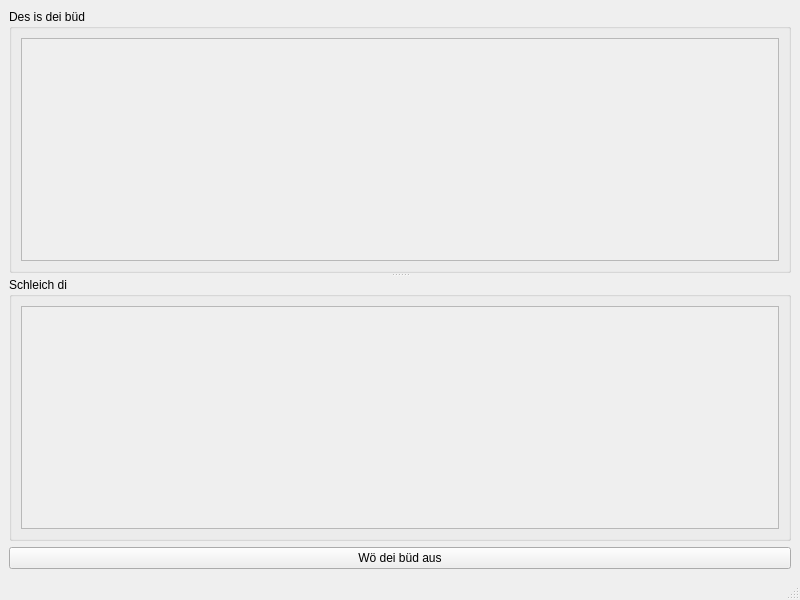
<?xml version="1.0" encoding="UTF-8"?>
<ui version="4.0">
    <class>MainWindow</class>
    <widget class="QMainWindow" name="MainWindow">
        <property name="geometry">
            <rect>
                <x>0</x>
                <y>0</y>
                <width>800</width>
                <height>600</height>
            </rect>
        </property>
        <property name="windowTitle">
            <string>CV Playground</string>
        </property>
        <widget class="QWidget" name="centralwidget">
            <layout class="QGridLayout" name="gridLayout">
                <item row="0" column="0">
                    <widget class="QSplitter" name="splitter">
                        <property name="orientation">
                            <enum>Qt::Vertical</enum>
                        </property>
                        <widget class="QGroupBox" name="groupBox">
                            <property name="title">
                                <string>Des is dei büd</string>
                            </property>
                            <layout class="QGridLayout" name="gridLayout_2">
                                <item row="0" column="0">
                                    <widget class="QScrollArea" name="scrollArea_2">
                                        <property name="widgetResizable">
                                            <bool>true</bool>
                                        </property>
                                        <widget class="QWidget" name="scrollAreaWidgetContents_2">
                                            <property name="geometry">
                                                <rect>
                                                    <x>0</x>
                                                    <y>0</y>
                                                    <width>756</width>
                                                    <height>207</height>
                                                </rect>
                                            </property>
                                            <layout class="QGridLayout" name="gridLayout_4">
                                                <item row="0" column="0">
                                                    <widget class="QLabel" name="initial">
                                                        <property name="text">
                                                            <string/>
                                                        </property>
                                                    </widget>
                                                </item>
                                            </layout>
                                        </widget>
                                    </widget>
                                </item>
                            </layout>
                        </widget>
                        <widget class="QGroupBox" name="groupBox_2">
                            <property name="title">
                                <string>Schleich di</string>
                            </property>
                            <layout class="QGridLayout" name="gridLayout_3">
                                <item row="0" column="0">
                                    <widget class="QScrollArea" name="scrollArea">
                                        <property name="widgetResizable">
                                            <bool>true</bool>
                                        </property>
                                        <widget class="QWidget" name="scrollAreaWidgetContents">
                                            <property name="geometry">
                                                <rect>
                                                    <x>0</x>
                                                    <y>0</y>
                                                    <width>756</width>
                                                    <height>207</height>
                                                </rect>
                                            </property>
                                            <layout class="QGridLayout" name="gridLayout_5">
                                                <item row="0" column="0">
                                                    <widget class="QLabel" name="result">
                                                        <property name="text">
                                                            <string/>
                                                        </property>
                                                        <property name="scaledContents">
                                                            <bool>false</bool>
                                                        </property>
                                                    </widget>
                                                </item>
                                            </layout>
                                        </widget>
                                    </widget>
                                </item>
                            </layout>
                        </widget>
                    </widget>
                </item>
                <item row="1" column="0">
                    <widget class="QPushButton" name="choose">
                        <property name="text">
                            <string>Wö dei büd aus</string>
                        </property>
                    </widget>
                </item>
            </layout>
        </widget>
        <widget class="QMenuBar" name="menubar">
            <property name="geometry">
                <rect>
                    <x>0</x>
                    <y>0</y>
                    <width>800</width>
                    <height>22</height>
                </rect>
            </property>
        </widget>
        <widget class="QStatusBar" name="statusbar"/>
    </widget>
    <resources/>
    <connections/>
</ui>
